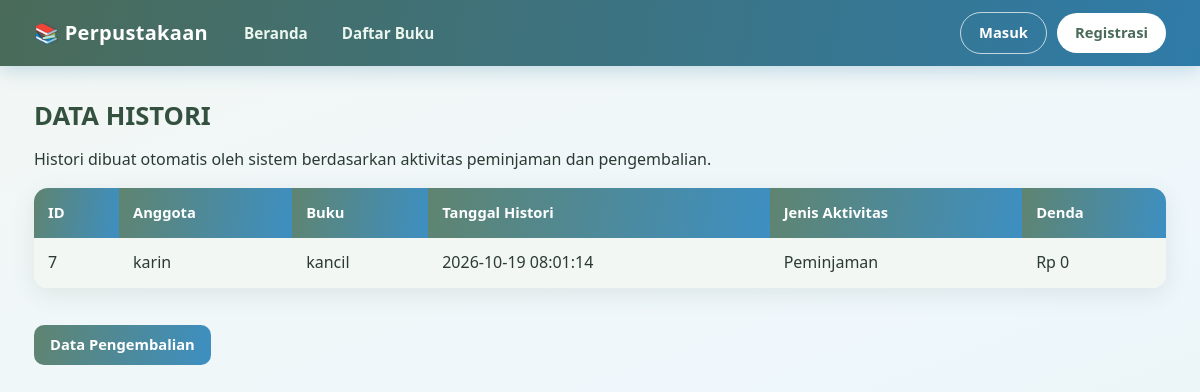
The page /histori.php on the database its author committed.
### tables this page shows
CREATE TABLE `histori` (
  `histori_id` int(11) NOT NULL,
  `peminjaman_id` int(11) NOT NULL,
  `tanggal_histori` datetime NOT NULL DEFAULT current_timestamp(),
  `jenis_aktivitas` enum('Peminjaman','Pengembalian','Kerusakan','Terlambat') NOT NULL,
  `denda` decimal(10,2) NOT NULL DEFAULT 0.00
);

CREATE TABLE `anggota` (
  `anggota_id` int(11) NOT NULL,
  `nama` varchar(100) NOT NULL,
  `jenis_kelamin` enum('Laki-laki','Perempuan') NOT NULL,
  `tempat_lahir` varchar(100) DEFAULT NULL,
  `telpon` varchar(20) DEFAULT NULL,
  `alamat` text DEFAULT NULL,
  `admin_id` int(11) NOT NULL,
  `username` varchar(50) DEFAULT NULL,
  `password` varchar(255) NOT NULL
);

CREATE TABLE `buku` (
  `buku_id` int(11) NOT NULL,
  `judul` varchar(255) NOT NULL,
  `kategori_id` int(11) NOT NULL,
  `penerbit_id` int(11) NOT NULL,
  `admin_id` int(11) NOT NULL,
  `ISBN` varchar(30) DEFAULT NULL,
  `penulis` varchar(150) DEFAULT NULL,
  `jumlah_halaman` int(11) DEFAULT NULL,
  `stok` int(11) NOT NULL DEFAULT 0,
  `tahun_terbit` year(4) DEFAULT NULL,
  `sinopsis` text DEFAULT NULL,
  `gambar` varchar(255) DEFAULT NULL
);

### histori.php (the view, shortened to what this page needs)
<?php
include "koneksi.php";
$query = mysqli_query($koneksi, "
    SELECT
        histori.*,
        anggota.nama AS nama_anggota,
        buku.judul AS judul_buku
    FROM histori
    JOIN peminjaman
    ON histori.peminjaman_id = peminjaman.peminjaman_id
    JOIN anggota
    ON peminjaman.anggota_id = anggota.anggota_id
    JOIN buku
    ON peminjaman.buku_id = buku.buku_id
    ORDER BY histori.tanggal_histori DESC
");
?>
<!DOCTYPE html>
<html lang="id">
<head>
    <link rel="stylesheet" href="style.css">
</head>
<body>
<?php include "navbar.php"; ?>
<main class="page">
<h2>DATA HISTORI</h2>
<p>
    Histori dibuat otomatis oleh sistem berdasarkan aktivitas peminjaman dan pengembalian.
</p>
<table border="1" cellpadding="10" cellspacing="0">
<tr>
    <th>ID</th>
    <th>Anggota</th>
    <th>Buku</th>
    <th>Tanggal Histori</th>
    <th>Jenis Aktivitas</th>
    <th>Denda</th>
</tr>
<?php while ($data = mysqli_fetch_assoc($query)) { ?>
<tr>
    <td>
        <?= $data['histori_id']; ?>
    </td>
    <td>
        <?= htmlspecialchars($data['nama_anggota']); ?>
    </td>
    <td>
        <?= htmlspecialchars($data['judul_buku']); ?>
    </td>
    <td>
        <?= $data['tanggal_histori']; ?>
    </td>
    <td>
        <?= $data['jenis_aktivitas']; ?>
    </td>
    <td>
        Rp <?= number_format($data['denda'], 0, ',', '.'); ?>
    </td>
</tr>
<?php } ?>
</table>
<br>
<a href="pengembalian.php">
    <button>
        Data Pengembalian
    </button>
</a>
</main>
</body>
</html>

### style.css (style rules this page uses)
:root { --sage-50:#f3f7f4; --sage-100:#e4ede6; --sage-200:#cfdfd3; --sage-300:#b2cab9; --sage-400:#94b49f; --sage-600:#5f8470; --sage-700:#4a6b59; --sage-800:#34503f; --sky-50:#eef7fc; --sky-100:#dcf0fa; --sky-200:#bcdff3; --sky-400:#7cbbe3; --sky-600:#3d8fc2; --sky-700:#2f7ba8; --ink:#2b3a33; --muted:#6b7d74; --line:#dbe6de; --white:#fff; --danger:#c0625a; --warn:#c99a3b; --radius:14px; --shadow:0 6px 24px rgba(52,80,63,.10); }
* { box-sizing:border-box }
html { scroll-behavior:smooth }
body { margin:0; color:var(--ink); line-height:1.6; font-family:"Segoe UI",system-ui,-apple-system,Roboto,"Helvetica Neue",Arial,sans-serif; background:linear-gradient(160deg,var(--sage-50) 0%,var(--sky-50) 55%,var(--sage-100) 100%) fixed; min-height:100vh; }
h1,h2,h3,h4 { color:var(--sage-800);line-height:1.25;margin:0 0 .6em }
h2 { font-size:1.6rem }
p { margin:0 0 1em }
a { color:var(--sky-700);text-decoration:none }
.page { max-width:1180px;margin:0 auto;padding:34px 24px 60px }
.page > h2:first-child,.page > h1:first-child { margin-top:0 }
table { width:100%;border-collapse:separate;border-spacing:0;border:0!important;background:#fff; border-radius:var(--radius);overflow:hidden;box-shadow:var(--shadow);margin:6px 0 10px }
table th { background:linear-gradient(100deg,var(--sage-600),var(--sky-600));color:#fff;text-align:left; padding:13px 14px;font-weight:600;font-size:.92rem;border:0!important }
table td { padding:12px 14px;border:0!important;border-bottom:1px solid var(--line)!important;vertical-align:top }
table tr:nth-child(even) td { background:var(--sage-50) }
table tr:last-child td { border-bottom:0!important }
button,.btn { display:inline-block;cursor:pointer;border:0;border-radius:10px;padding:10px 20px;font:inherit;font-weight:600; color:#fff;background:linear-gradient(100deg,var(--sage-600),var(--sky-600));transition:.2s;text-decoration:none }
a > button { margin:2px 2px 2px 0;padding:8px 16px;font-size:.92rem }

### rows shown on the page
histori: histori_id "7", anggota.nama "karin", buku.judul "kancil", tanggal_histori "2026-10-19 08:01:14", jenis_aktivitas "Peminjaman", denda "0"
